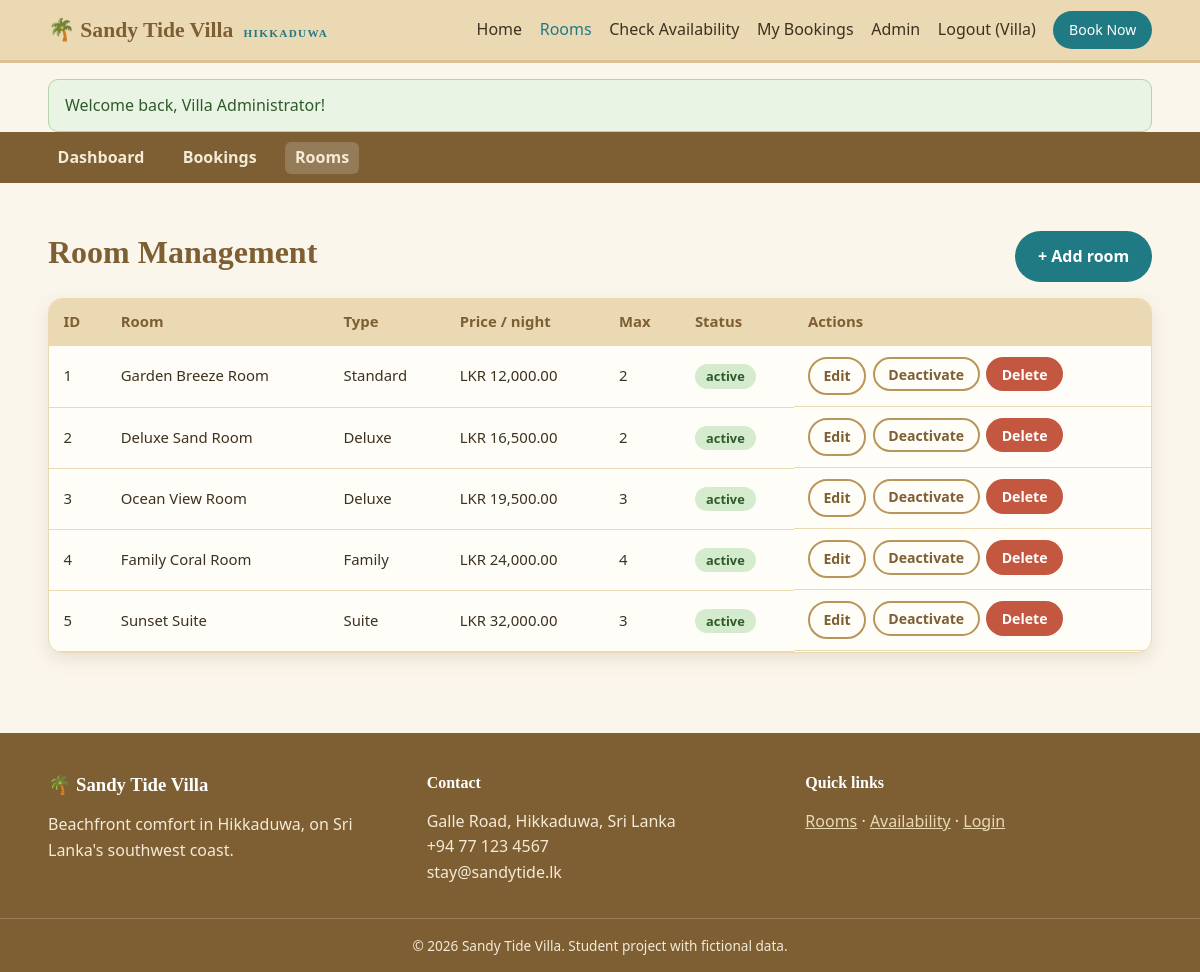
/admin/rooms.php (signed in), run on the app's committed database.
### tables this page shows
CREATE TABLE rooms (
  room_id INT AUTO_INCREMENT PRIMARY KEY,
  room_name VARCHAR(100) NOT NULL,
  room_type VARCHAR(50) NOT NULL,
  description TEXT NOT NULL,
  facilities VARCHAR(255) NOT NULL,          
  price_per_night DECIMAL(10,2) NOT NULL CHECK (price_per_night > 0),
  max_guests TINYINT UNSIGNED NOT NULL CHECK (max_guests > 0),
  image VARCHAR(100) NOT NULL DEFAULT 'room-garden-breeze.jpg',
  room_status ENUM('active','inactive') NOT NULL DEFAULT 'active'
);

### includes/functions.php (called while the page is built, shortened)
<?php
function base_url(): string {
    static $base = null;
    if ($base === null) {
        $root = str_replace('\\', '/', realpath(__DIR__ . '/..'));
        $doc  = str_replace('\\', '/', realpath($_SERVER['DOCUMENT_ROOT']));
        $base = rtrim(str_ireplace($doc, '', $root), '/');
    }
    return $base;
}
function url(string $path = ''): string { return base_url() . '/' . ltrim($path, '/'); }
function e($v): string { return htmlspecialchars((string)$v, ENT_QUOTES, 'UTF-8'); }
function money($v): string { return CURRENCY . ' ' . number_format((float)$v, 2); }

### admin/rooms.php (the view, shortened to what this page needs)
<?php
require_once __DIR__ . '/../includes/functions.php';
$pdo = db();
$rooms = $pdo->query('SELECT * FROM rooms ORDER BY room_id')->fetchAll();
require __DIR__ . '/../includes/header.php';
require __DIR__ . '/../includes/admin_nav.php';
?>
<div class="container section">
  <div class="flex-between"><h1>Room Management</h1><a class="btn btn-primary" href="<?= e(url('admin/room_form.php')) ?>">+ Add room</a></div>
  <div class="table-wrap"><table class="table">
    <thead><tr><th>ID</th><th>Room</th><th>Type</th><th>Price / night</th><th>Max</th><th>Status</th><th>Actions</th></tr></thead><tbody>
    <?php foreach ($rooms as $r): ?>
    <tr>
      <td><?= (int)$r['room_id'] ?></td><td><?= e($r['room_name']) ?></td><td><?= e($r['room_type']) ?></td>
      <td><?= money($r['price_per_night']) ?></td><td><?= (int)$r['max_guests'] ?></td>
      <td><span class="badge badge-<?= $r['room_status'] === 'active' ? 'confirmed' : 'cancelled' ?>"><?= e($r['room_status']) ?></span></td>
      <td class="actions-cell">
        <a class="btn btn-outline btn-sm" href="<?= e(url('admin/room_form.php?id=' . (int)$r['room_id'])) ?>">Edit</a>
        <form method="post"><?= csrf_field() ?><input type="hidden" name="room_id" value="<?= (int)$r['room_id'] ?>"><input type="hidden" name="action" value="toggle">
          <button class="btn btn-outline btn-sm"><?= $r['room_status'] === 'active' ? 'Deactivate' : 'Activate' ?></button></form>
        <form method="post" onsubmit="return confirm('Permanently delete this room?');"><?= csrf_field() ?><input type="hidden" name="room_id" value="<?= (int)$r['room_id'] ?>"><input type="hidden" name="action" value="delete">
          <button class="btn btn-danger btn-sm">Delete</button></form>
      </td>
    </tr>
    <?php endforeach; ?>
    </tbody></table></div>
</div>
<?php require __DIR__ . '/../includes/footer.php'; ?>

### assets/css/style.css (style rules this page uses)
:root { --sand-50: #fbf6ec; --sand-100: #f5ead6; --sand-200: #ebd9b4; --sand-300: #dcc293; --sand-500: #b8955a; --sand-700: #7d5f33; --ink: #3d3120; --sea: #1f7a84; --sea-dark: #165d65; --coral: #c4573f; --ok: #4f7d4a; --radius: 14px; --shadow: 0 6px 18px rgba(125, 95, 51, .15); }
* { box-sizing: border-box; }
html { scroll-behavior: smooth; }
body { margin: 0; font-family: 'Segoe UI', system-ui, -apple-system, Roboto, sans-serif; background: var(--sand-50); color: var(--ink); line-height: 1.6; }
a { color: var(--sea); }
h1, h2, h3, h4 { font-family: Georgia, 'Times New Roman', serif; line-height: 1.25; margin: 0 0 .6rem; color: var(--sand-700); }
.container { width: min(1140px, 92%); margin-inline: auto; }
.section { padding: 3rem 0; }
.btn { display: inline-block; padding: .65rem 1.3rem; border-radius: 999px; border: 2px solid transparent; font-weight: 600; font-size: 1rem; cursor: pointer; text-decoration: none; transition: .2s; font-family: inherit; }
.btn-sm { padding: .35rem .85rem; font-size: .88rem; }
.btn-primary { background: var(--sea); color: #fff; }
.btn-outline { background: transparent; color: var(--sand-700); border-color: var(--sand-500); }
.btn-danger { background: var(--coral); color: #fff; }
.badge { padding: .2rem .7rem; border-radius: 999px; font-size: .8rem; font-weight: 700; }
.badge-confirmed { background: #d5ebcd; color: #2f5a2a; }
.table-wrap { overflow-x: auto; background: #fffdf8; border-radius: var(--radius); box-shadow: var(--shadow); border: 1px solid var(--sand-200); }
.table { width: 100%; border-collapse: collapse; font-size: .93rem; }
.table th { background: var(--sand-200); text-align: left; color: var(--sand-700); white-space: nowrap; }
.table th, .table td { padding: .7rem .9rem; border-bottom: 1px solid var(--sand-200); vertical-align: middle; }
.actions-cell { display: flex; gap: .4rem; flex-wrap: wrap; }
.actions-cell form { margin: 0; }
.flex-between { display: flex; justify-content: space-between; align-items: center; gap: 1rem; flex-wrap: wrap; margin-bottom: 1rem; }

### data on the page
rooms: room_id "1", room_name "Garden Breeze Room", room_type "Standard", price_per_night "LKR 12,000.00", max_guests "2", room_status "active", shows "Deactivate"
rooms: room_id "2", room_name "Deluxe Sand Room", room_type "Deluxe", price_per_night "LKR 16,500.00", max_guests "2", room_status "active", shows "Deactivate"
rooms: room_id "3", room_name "Ocean View Room", room_type "Deluxe", price_per_night "LKR 19,500.00", max_guests "3", room_status "active", shows "Deactivate"
rooms: room_id "4", room_name "Family Coral Room", room_type "Family", price_per_night "LKR 24,000.00", max_guests "4", room_status "active", shows "Deactivate"
rooms: room_id "5", room_name "Sunset Suite", room_type "Suite", price_per_night "LKR 32,000.00", max_guests "3", room_status "active", shows "Deactivate"

### other printed values
VILLA_NAME "Sandy Tide Villa"
$label "Home Rooms Check Availability My Bookings"
explode(' ', $user['name'])[0] "Villa"
$f['msg'] "Welcome back, Villa Administrator!"
